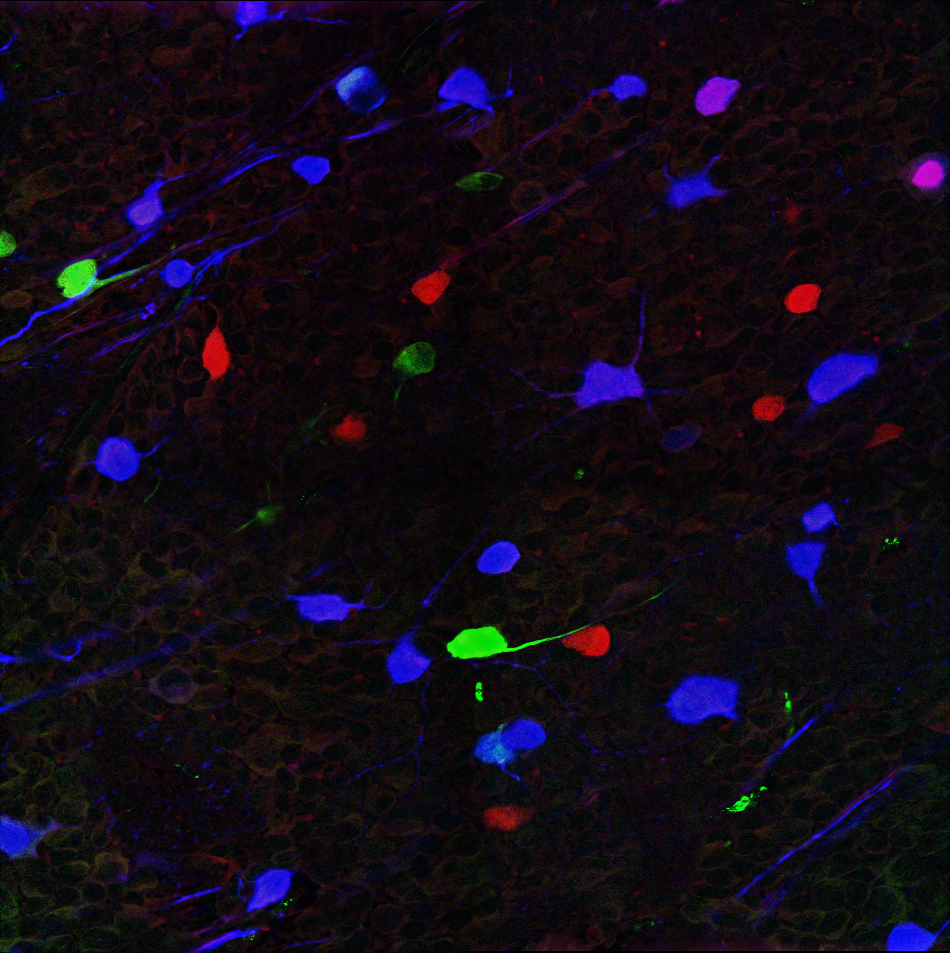
#> input picture preprocess/flattening/test_images/neuron.png, 950 x 953 px, found by its file name
$ python OLD_flatten.py   (Python 2 division)
#> lines starting #> are read from the running program, lines starting #| are printed output that depends on the picture

###
#
# Weighted TV-L1 image flattening using proximal algorithms
# ProxTV library is used
#
#

import prox_tv as ptv
import time
import skimage as ski
from skimage import io, color
import numpy as np

# Load color image (3 dimensions: length, width and color)
X = io.imread('neuron.png')
#> X is the input picture: shape (953, 950, 3); mean R, G, B 17.9, 11.2, 22
X_gray = color.rgb2gray(X)
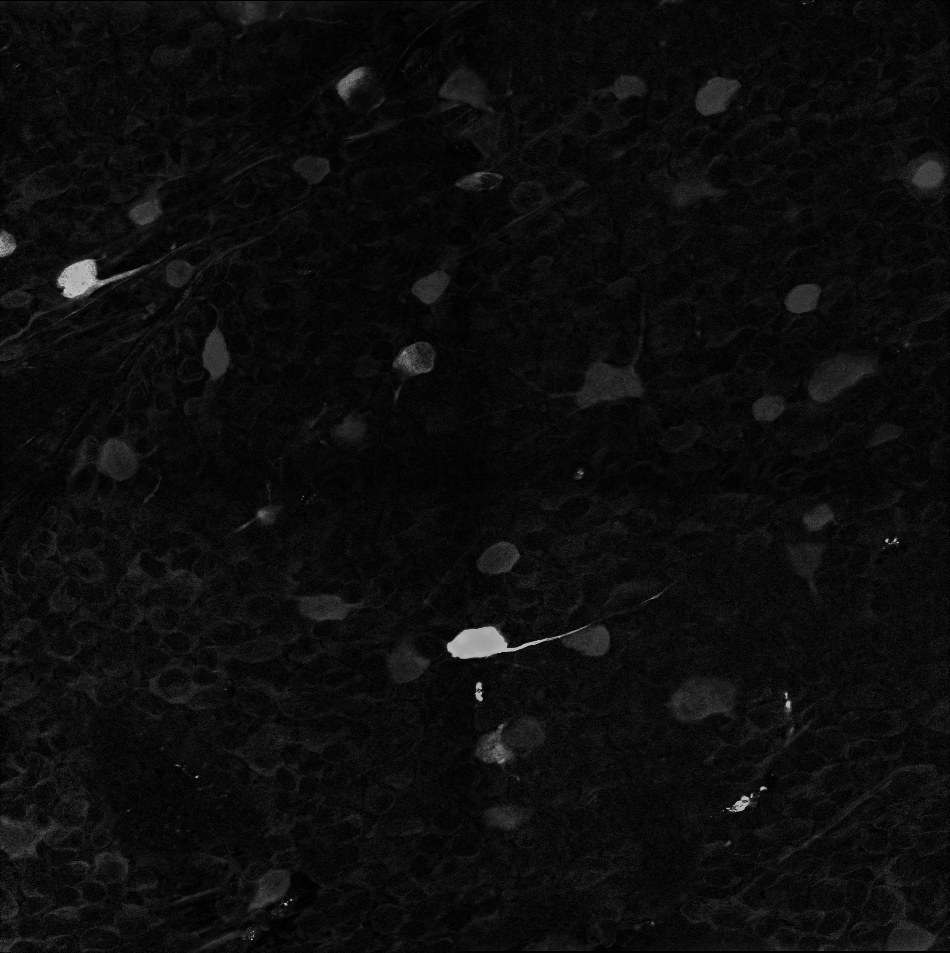
#> X_gray: shape (953, 950) float64; min 0, max 0.79, mean 0.0526
im = ski.img_as_float(X)

row, col = X_gray.shape
#> row = 953; col = 950
im_lab = color.rgb2lab(im)
#> im_lab: shape (953, 950, 3) float64; mean of channels 0, 1, 2 5.1, 5.7, -4.3

# Hyperparameters
iterations = 1 # default 2 or 4
exp_factor = 11 # Degree of flattening (changes according to image type)

h = 1 # neighbourhood (best 1)
start = time.time()
iterations_ = iterations

# Mem alocate
grady_l = np.zeros((row, col, h))
grady_a = np.zeros((row, col, h))
grady_b = np.zeros((row, col, h))
gradx_l = np.zeros((row, col, h))
gradx_a = np.zeros((row, col, h))
gradx_b = np.zeros((row, col, h))
F = np.zeros(X.shape)

while iterations > 0:
	#for i in range(h):
	i = 0 # only immediate neighbourhood
	grady_l[:,:,i] =  im_lab[:,:,0] - np.roll(im_lab[:,:,0].reshape(X_gray.shape), i+1, axis=0)
	grady_a[:,:,i] =  im_lab[:,:,1] - np.roll(im_lab[:,:,1].reshape(X_gray.shape), i+1, axis=0)
	grady_b[:,:,i] =  im_lab[:,:,2] - np.roll(im_lab[:,:,2].reshape(X_gray.shape), i+1, axis=0)

	gradx_l[:,:,i] = im_lab[:,:,0] - np.roll(im_lab[:,:,0].reshape(X_gray.shape), i+1, axis=1)
	gradx_a[:,:,i] = im_lab[:,:,1] - np.roll(im_lab[:,:,1].reshape(X_gray.shape), i+1, axis=1)
	gradx_b[:,:,i] = im_lab[:,:,2] - np.roll(im_lab[:,:,2].reshape(X_gray.shape), i+1, axis=1)

	weight_y = 10**exp_factor * np.exp( -1 * (np.sum(grady_l**2, axis=2) + np.sum(grady_b**2, axis=2) + np.sum(grady_a**2, axis=2) ) /2.0 )
	weight_x = 10**exp_factor * np.exp( -1 * (np.sum(gradx_l**2, axis=2) + np.sum(gradx_b**2, axis=2) + np.sum(gradx_a**2, axis=2) ) /2.0 )
	# [5 lines of commented-out code are left out]
	print('TV optimization: Iterration ' + str(iterations_ - iterations +1))

	#F = ptv.tvgen(X,      [weight_y, weight_x],   [1,2],               np.array([1,1]));
	#              Image | Penalty in each dimension |  Dimensions to penalize  | Norms to use

#> (the run stopped early here; a loop or call above may not have finished)
